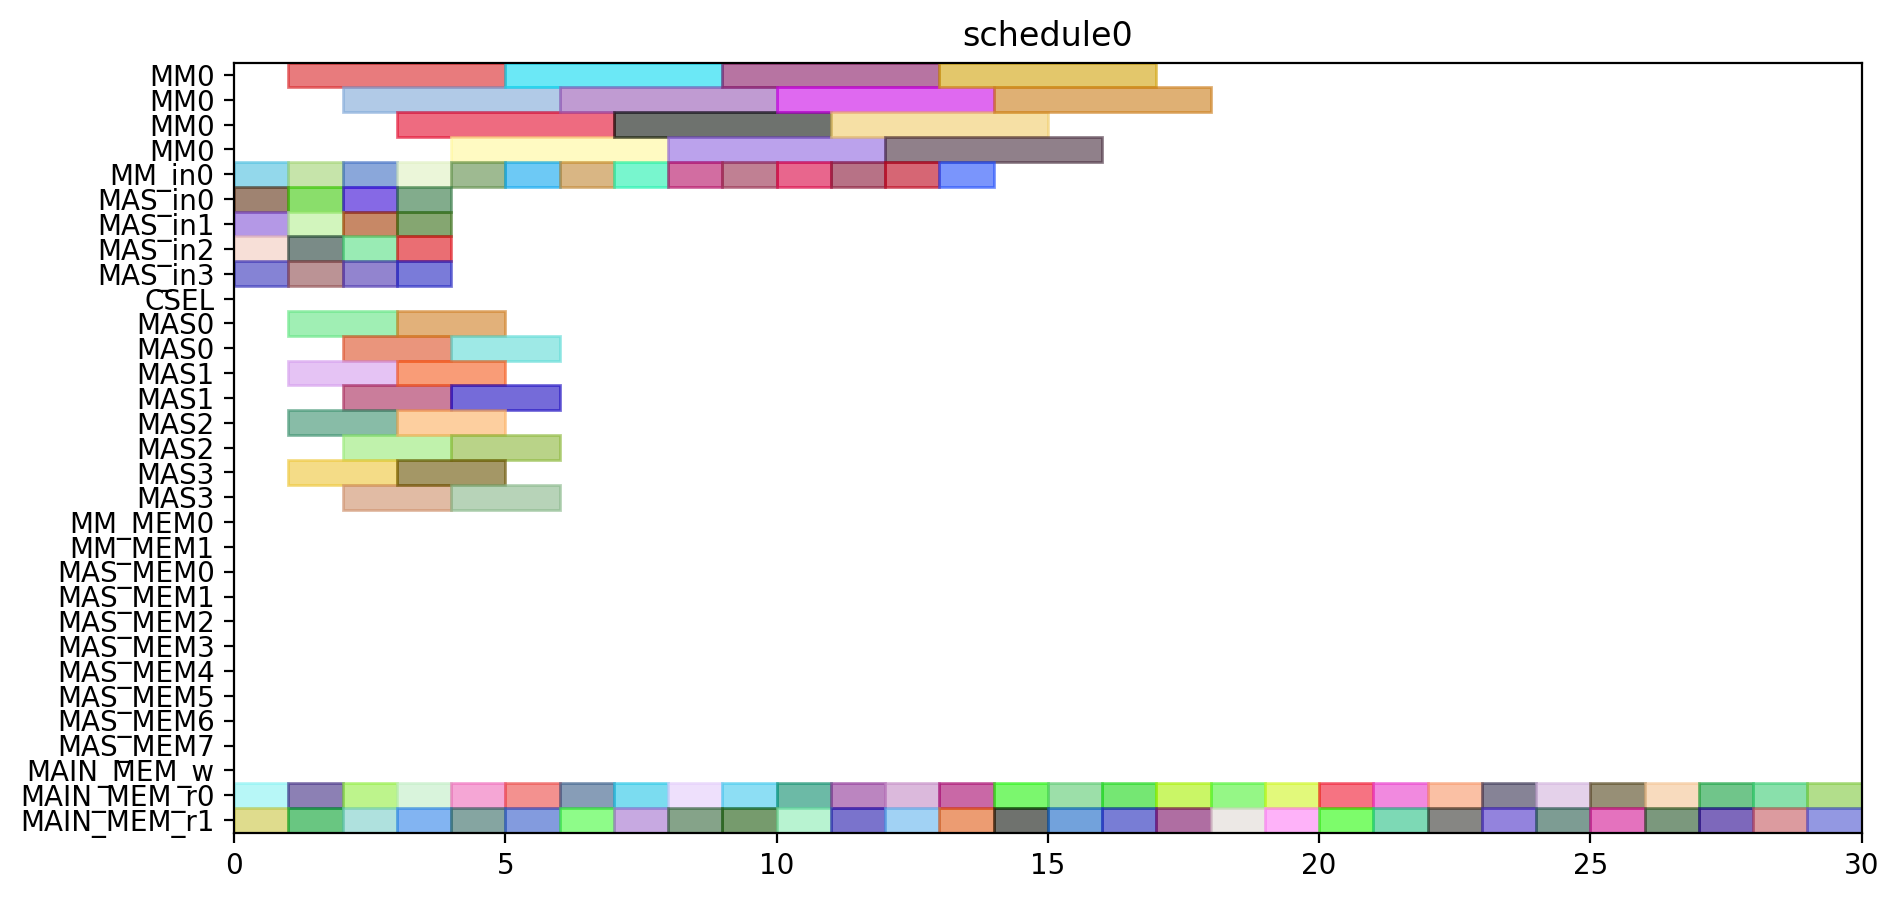

Write Python code to recreate this figure.
from pyschedule import Scenario, solvers, plotters, alt


def solve():
	horizon = 95
	S = Scenario("schedule0", horizon=horizon)

	# resource
	MM = S.Resources('MM', num=1, size=4)
	MM_in = S.Resources('MM_in', num=1)
	MAS_in = S.Resources('MAS_in', num=4)
	CSEL = S.Resource('CSEL')
	MAS = S.Resources('MAS', num=4, size=2, periods=range(1, horizon))
	MM_MEM = S.Resources('MM_MEM', num=2)
	MAS_MEM = S.Resources('MAS_MEM', num=8)
	MAIN_MEM_w = S.Resource('MAIN_MEM_w', size=1)
	MAIN_MEM_r = S.Resources('MAIN_MEM_r', num=2)

	# result of previous scheduling

	# new tasks
	t1_t0 = S.Task('t1_t0', length=4, delay_cost=1)
	t1_t0 += alt(MM)
	t1_t0_in = S.Task('t1_t0_in', length=1, delay_cost=1)
	t1_t0_in += alt(MM_in)
	S += t1_t0>=t1_t0_in

	t1_t0_mem0 = S.Task('t1_t0_mem0', length=1, delay_cost=1)
	t1_t0_mem0 += MAIN_MEM_r[0]
	t1_t0_mem1 = S.Task('t1_t0_mem1', length=1, delay_cost=1)
	t1_t0_mem1 += MAIN_MEM_r[1]
	t1_t1 = S.Task('t1_t1', length=4, delay_cost=1)
	t1_t1 += alt(MM)
	t1_t1_in = S.Task('t1_t1_in', length=1, delay_cost=1)
	t1_t1_in += alt(MM_in)
	S += t1_t1>=t1_t1_in

	t1_t1_mem0 = S.Task('t1_t1_mem0', length=1, delay_cost=1)
	t1_t1_mem0 += MAIN_MEM_r[0]
	t1_t1_mem1 = S.Task('t1_t1_mem1', length=1, delay_cost=1)
	t1_t1_mem1 += MAIN_MEM_r[1]
	t1_t2 = S.Task('t1_t2', length=2, delay_cost=1)
	t1_t2 += alt(MAS)
	t1_t2_in = S.Task('t1_t2_in', length=1, delay_cost=1)
	t1_t2_in += alt(MAS_in)
	S += t1_t2_in*MAS_in[0]<=t1_t2*MAS[0]

	S += t1_t2_in*MAS_in[1]<=t1_t2*MAS[1]

	S += t1_t2_in*MAS_in[2]<=t1_t2*MAS[2]

	S += t1_t2_in*MAS_in[3]<=t1_t2*MAS[3]

	t1_t2_mem0 = S.Task('t1_t2_mem0', length=1, delay_cost=1)
	t1_t2_mem0 += MAIN_MEM_r[0]
	t1_t2_mem1 = S.Task('t1_t2_mem1', length=1, delay_cost=1)
	t1_t2_mem1 += MAIN_MEM_r[1]
	t1_t3 = S.Task('t1_t3', length=2, delay_cost=1)
	t1_t3 += alt(MAS)
	t1_t3_in = S.Task('t1_t3_in', length=1, delay_cost=1)
	t1_t3_in += alt(MAS_in)
	S += t1_t3_in*MAS_in[0]<=t1_t3*MAS[0]

	S += t1_t3_in*MAS_in[1]<=t1_t3*MAS[1]

	S += t1_t3_in*MAS_in[2]<=t1_t3*MAS[2]

	S += t1_t3_in*MAS_in[3]<=t1_t3*MAS[3]

	t1_t3_mem0 = S.Task('t1_t3_mem0', length=1, delay_cost=1)
	t1_t3_mem0 += MAIN_MEM_r[0]
	t1_t3_mem1 = S.Task('t1_t3_mem1', length=1, delay_cost=1)
	t1_t3_mem1 += MAIN_MEM_r[1]
	t2_t0 = S.Task('t2_t0', length=4, delay_cost=1)
	t2_t0 += alt(MM)
	t2_t0_in = S.Task('t2_t0_in', length=1, delay_cost=1)
	t2_t0_in += alt(MM_in)
	S += t2_t0>=t2_t0_in

	t2_t0_mem0 = S.Task('t2_t0_mem0', length=1, delay_cost=1)
	t2_t0_mem0 += MAIN_MEM_r[0]
	t2_t0_mem1 = S.Task('t2_t0_mem1', length=1, delay_cost=1)
	t2_t0_mem1 += MAIN_MEM_r[1]
	t2_t1 = S.Task('t2_t1', length=4, delay_cost=1)
	t2_t1 += alt(MM)
	t2_t1_in = S.Task('t2_t1_in', length=1, delay_cost=1)
	t2_t1_in += alt(MM_in)
	S += t2_t1>=t2_t1_in

	t2_t1_mem0 = S.Task('t2_t1_mem0', length=1, delay_cost=1)
	t2_t1_mem0 += MAIN_MEM_r[0]
	t2_t1_mem1 = S.Task('t2_t1_mem1', length=1, delay_cost=1)
	t2_t1_mem1 += MAIN_MEM_r[1]
	t2_t2 = S.Task('t2_t2', length=2, delay_cost=1)
	t2_t2 += alt(MAS)
	t2_t2_in = S.Task('t2_t2_in', length=1, delay_cost=1)
	t2_t2_in += alt(MAS_in)
	S += t2_t2_in*MAS_in[0]<=t2_t2*MAS[0]

	S += t2_t2_in*MAS_in[1]<=t2_t2*MAS[1]

	S += t2_t2_in*MAS_in[2]<=t2_t2*MAS[2]

	S += t2_t2_in*MAS_in[3]<=t2_t2*MAS[3]

	t2_t2_mem0 = S.Task('t2_t2_mem0', length=1, delay_cost=1)
	t2_t2_mem0 += MAIN_MEM_r[0]
	t2_t2_mem1 = S.Task('t2_t2_mem1', length=1, delay_cost=1)
	t2_t2_mem1 += MAIN_MEM_r[1]
	t2_t3 = S.Task('t2_t3', length=2, delay_cost=1)
	t2_t3 += alt(MAS)
	t2_t3_in = S.Task('t2_t3_in', length=1, delay_cost=1)
	t2_t3_in += alt(MAS_in)
	S += t2_t3_in*MAS_in[0]<=t2_t3*MAS[0]

	S += t2_t3_in*MAS_in[1]<=t2_t3*MAS[1]

	S += t2_t3_in*MAS_in[2]<=t2_t3*MAS[2]

	S += t2_t3_in*MAS_in[3]<=t2_t3*MAS[3]

	t2_t3_mem0 = S.Task('t2_t3_mem0', length=1, delay_cost=1)
	t2_t3_mem0 += MAIN_MEM_r[0]
	t2_t3_mem1 = S.Task('t2_t3_mem1', length=1, delay_cost=1)
	t2_t3_mem1 += MAIN_MEM_r[1]
	t0_t0 = S.Task('t0_t0', length=4, delay_cost=1)
	t0_t0 += alt(MM)
	t0_t0_in = S.Task('t0_t0_in', length=1, delay_cost=1)
	t0_t0_in += alt(MM_in)
	S += t0_t0>=t0_t0_in

	t0_t0_mem0 = S.Task('t0_t0_mem0', length=1, delay_cost=1)
	t0_t0_mem0 += MAIN_MEM_r[0]
	t0_t0_mem1 = S.Task('t0_t0_mem1', length=1, delay_cost=1)
	t0_t0_mem1 += MAIN_MEM_r[1]
	t0_t1 = S.Task('t0_t1', length=4, delay_cost=1)
	t0_t1 += alt(MM)
	t0_t1_in = S.Task('t0_t1_in', length=1, delay_cost=1)
	t0_t1_in += alt(MM_in)
	S += t0_t1>=t0_t1_in

	t0_t1_mem0 = S.Task('t0_t1_mem0', length=1, delay_cost=1)
	t0_t1_mem0 += MAIN_MEM_r[0]
	t0_t1_mem1 = S.Task('t0_t1_mem1', length=1, delay_cost=1)
	t0_t1_mem1 += MAIN_MEM_r[1]
	t0_t2 = S.Task('t0_t2', length=2, delay_cost=1)
	t0_t2 += alt(MAS)
	t0_t2_in = S.Task('t0_t2_in', length=1, delay_cost=1)
	t0_t2_in += alt(MAS_in)
	S += t0_t2_in*MAS_in[0]<=t0_t2*MAS[0]

	S += t0_t2_in*MAS_in[1]<=t0_t2*MAS[1]

	S += t0_t2_in*MAS_in[2]<=t0_t2*MAS[2]

	S += t0_t2_in*MAS_in[3]<=t0_t2*MAS[3]

	t0_t2_mem0 = S.Task('t0_t2_mem0', length=1, delay_cost=1)
	t0_t2_mem0 += MAIN_MEM_r[0]
	t0_t2_mem1 = S.Task('t0_t2_mem1', length=1, delay_cost=1)
	t0_t2_mem1 += MAIN_MEM_r[1]
	t0_t3 = S.Task('t0_t3', length=2, delay_cost=1)
	t0_t3 += alt(MAS)
	t0_t3_in = S.Task('t0_t3_in', length=1, delay_cost=1)
	t0_t3_in += alt(MAS_in)
	S += t0_t3_in*MAS_in[0]<=t0_t3*MAS[0]

	S += t0_t3_in*MAS_in[1]<=t0_t3*MAS[1]

	S += t0_t3_in*MAS_in[2]<=t0_t3*MAS[2]

	S += t0_t3_in*MAS_in[3]<=t0_t3*MAS[3]

	t0_t3_mem0 = S.Task('t0_t3_mem0', length=1, delay_cost=1)
	t0_t3_mem0 += MAIN_MEM_r[0]
	t0_t3_mem1 = S.Task('t0_t3_mem1', length=1, delay_cost=1)
	t0_t3_mem1 += MAIN_MEM_r[1]
	t4_t0_t0 = S.Task('t4_t0_t0', length=4, delay_cost=1)
	t4_t0_t0 += alt(MM)
	t4_t0_t0_in = S.Task('t4_t0_t0_in', length=1, delay_cost=1)
	t4_t0_t0_in += alt(MM_in)
	S += t4_t0_t0>=t4_t0_t0_in

	t4_t0_t0_mem0 = S.Task('t4_t0_t0_mem0', length=1, delay_cost=1)
	t4_t0_t0_mem0 += MAIN_MEM_r[0]
	t4_t0_t0_mem1 = S.Task('t4_t0_t0_mem1', length=1, delay_cost=1)
	t4_t0_t0_mem1 += MAIN_MEM_r[1]
	t4_t0_t1 = S.Task('t4_t0_t1', length=4, delay_cost=1)
	t4_t0_t1 += alt(MM)
	t4_t0_t1_in = S.Task('t4_t0_t1_in', length=1, delay_cost=1)
	t4_t0_t1_in += alt(MM_in)
	S += t4_t0_t1>=t4_t0_t1_in

	t4_t0_t1_mem0 = S.Task('t4_t0_t1_mem0', length=1, delay_cost=1)
	t4_t0_t1_mem0 += MAIN_MEM_r[0]
	t4_t0_t1_mem1 = S.Task('t4_t0_t1_mem1', length=1, delay_cost=1)
	t4_t0_t1_mem1 += MAIN_MEM_r[1]
	t4_t0_t2 = S.Task('t4_t0_t2', length=2, delay_cost=1)
	t4_t0_t2 += alt(MAS)
	t4_t0_t2_in = S.Task('t4_t0_t2_in', length=1, delay_cost=1)
	t4_t0_t2_in += alt(MAS_in)
	S += t4_t0_t2_in*MAS_in[0]<=t4_t0_t2*MAS[0]

	S += t4_t0_t2_in*MAS_in[1]<=t4_t0_t2*MAS[1]

	S += t4_t0_t2_in*MAS_in[2]<=t4_t0_t2*MAS[2]

	S += t4_t0_t2_in*MAS_in[3]<=t4_t0_t2*MAS[3]

	t4_t0_t2_mem0 = S.Task('t4_t0_t2_mem0', length=1, delay_cost=1)
	t4_t0_t2_mem0 += MAIN_MEM_r[0]
	t4_t0_t2_mem1 = S.Task('t4_t0_t2_mem1', length=1, delay_cost=1)
	t4_t0_t2_mem1 += MAIN_MEM_r[1]
	t4_t0_t3 = S.Task('t4_t0_t3', length=2, delay_cost=1)
	t4_t0_t3 += alt(MAS)
	t4_t0_t3_in = S.Task('t4_t0_t3_in', length=1, delay_cost=1)
	t4_t0_t3_in += alt(MAS_in)
	S += t4_t0_t3_in*MAS_in[0]<=t4_t0_t3*MAS[0]

	S += t4_t0_t3_in*MAS_in[1]<=t4_t0_t3*MAS[1]

	S += t4_t0_t3_in*MAS_in[2]<=t4_t0_t3*MAS[2]

	S += t4_t0_t3_in*MAS_in[3]<=t4_t0_t3*MAS[3]

	t4_t0_t3_mem0 = S.Task('t4_t0_t3_mem0', length=1, delay_cost=1)
	t4_t0_t3_mem0 += MAIN_MEM_r[0]
	t4_t0_t3_mem1 = S.Task('t4_t0_t3_mem1', length=1, delay_cost=1)
	t4_t0_t3_mem1 += MAIN_MEM_r[1]
	t4_t1_t0 = S.Task('t4_t1_t0', length=4, delay_cost=1)
	t4_t1_t0 += alt(MM)
	t4_t1_t0_in = S.Task('t4_t1_t0_in', length=1, delay_cost=1)
	t4_t1_t0_in += alt(MM_in)
	S += t4_t1_t0>=t4_t1_t0_in

	t4_t1_t0_mem0 = S.Task('t4_t1_t0_mem0', length=1, delay_cost=1)
	t4_t1_t0_mem0 += MAIN_MEM_r[0]
	t4_t1_t0_mem1 = S.Task('t4_t1_t0_mem1', length=1, delay_cost=1)
	t4_t1_t0_mem1 += MAIN_MEM_r[1]
	t4_t1_t1 = S.Task('t4_t1_t1', length=4, delay_cost=1)
	t4_t1_t1 += alt(MM)
	t4_t1_t1_in = S.Task('t4_t1_t1_in', length=1, delay_cost=1)
	t4_t1_t1_in += alt(MM_in)
	S += t4_t1_t1>=t4_t1_t1_in

	t4_t1_t1_mem0 = S.Task('t4_t1_t1_mem0', length=1, delay_cost=1)
	t4_t1_t1_mem0 += MAIN_MEM_r[0]
	t4_t1_t1_mem1 = S.Task('t4_t1_t1_mem1', length=1, delay_cost=1)
	t4_t1_t1_mem1 += MAIN_MEM_r[1]
	t4_t1_t2 = S.Task('t4_t1_t2', length=2, delay_cost=1)
	t4_t1_t2 += alt(MAS)
	t4_t1_t2_in = S.Task('t4_t1_t2_in', length=1, delay_cost=1)
	t4_t1_t2_in += alt(MAS_in)
	S += t4_t1_t2_in*MAS_in[0]<=t4_t1_t2*MAS[0]

	S += t4_t1_t2_in*MAS_in[1]<=t4_t1_t2*MAS[1]

	S += t4_t1_t2_in*MAS_in[2]<=t4_t1_t2*MAS[2]

	S += t4_t1_t2_in*MAS_in[3]<=t4_t1_t2*MAS[3]

	t4_t1_t2_mem0 = S.Task('t4_t1_t2_mem0', length=1, delay_cost=1)
	t4_t1_t2_mem0 += MAIN_MEM_r[0]
	t4_t1_t2_mem1 = S.Task('t4_t1_t2_mem1', length=1, delay_cost=1)
	t4_t1_t2_mem1 += MAIN_MEM_r[1]
	t4_t1_t3 = S.Task('t4_t1_t3', length=2, delay_cost=1)
	t4_t1_t3 += alt(MAS)
	t4_t1_t3_in = S.Task('t4_t1_t3_in', length=1, delay_cost=1)
	t4_t1_t3_in += alt(MAS_in)
	S += t4_t1_t3_in*MAS_in[0]<=t4_t1_t3*MAS[0]

	S += t4_t1_t3_in*MAS_in[1]<=t4_t1_t3*MAS[1]

	S += t4_t1_t3_in*MAS_in[2]<=t4_t1_t3*MAS[2]

	S += t4_t1_t3_in*MAS_in[3]<=t4_t1_t3*MAS[3]

	t4_t1_t3_mem0 = S.Task('t4_t1_t3_mem0', length=1, delay_cost=1)
	t4_t1_t3_mem0 += MAIN_MEM_r[0]
	t4_t1_t3_mem1 = S.Task('t4_t1_t3_mem1', length=1, delay_cost=1)
	t4_t1_t3_mem1 += MAIN_MEM_r[1]
	t4_t2_t0 = S.Task('t4_t2_t0', length=4, delay_cost=1)
	t4_t2_t0 += alt(MM)
	t4_t2_t0_in = S.Task('t4_t2_t0_in', length=1, delay_cost=1)
	t4_t2_t0_in += alt(MM_in)
	S += t4_t2_t0>=t4_t2_t0_in

	t4_t2_t0_mem0 = S.Task('t4_t2_t0_mem0', length=1, delay_cost=1)
	t4_t2_t0_mem0 += MAIN_MEM_r[0]
	t4_t2_t0_mem1 = S.Task('t4_t2_t0_mem1', length=1, delay_cost=1)
	t4_t2_t0_mem1 += MAIN_MEM_r[1]
	t4_t2_t1 = S.Task('t4_t2_t1', length=4, delay_cost=1)
	t4_t2_t1 += alt(MM)
	t4_t2_t1_in = S.Task('t4_t2_t1_in', length=1, delay_cost=1)
	t4_t2_t1_in += alt(MM_in)
	S += t4_t2_t1>=t4_t2_t1_in

	t4_t2_t1_mem0 = S.Task('t4_t2_t1_mem0', length=1, delay_cost=1)
	t4_t2_t1_mem0 += MAIN_MEM_r[0]
	t4_t2_t1_mem1 = S.Task('t4_t2_t1_mem1', length=1, delay_cost=1)
	t4_t2_t1_mem1 += MAIN_MEM_r[1]
	t4_t2_t2 = S.Task('t4_t2_t2', length=2, delay_cost=1)
	t4_t2_t2 += alt(MAS)
	t4_t2_t2_in = S.Task('t4_t2_t2_in', length=1, delay_cost=1)
	t4_t2_t2_in += alt(MAS_in)
	S += t4_t2_t2_in*MAS_in[0]<=t4_t2_t2*MAS[0]

	S += t4_t2_t2_in*MAS_in[1]<=t4_t2_t2*MAS[1]

	S += t4_t2_t2_in*MAS_in[2]<=t4_t2_t2*MAS[2]

	S += t4_t2_t2_in*MAS_in[3]<=t4_t2_t2*MAS[3]

	t4_t2_t2_mem0 = S.Task('t4_t2_t2_mem0', length=1, delay_cost=1)
	t4_t2_t2_mem0 += MAIN_MEM_r[0]
	t4_t2_t2_mem1 = S.Task('t4_t2_t2_mem1', length=1, delay_cost=1)
	t4_t2_t2_mem1 += MAIN_MEM_r[1]
	t4_t2_t3 = S.Task('t4_t2_t3', length=2, delay_cost=1)
	t4_t2_t3 += alt(MAS)
	t4_t2_t3_in = S.Task('t4_t2_t3_in', length=1, delay_cost=1)
	t4_t2_t3_in += alt(MAS_in)
	S += t4_t2_t3_in*MAS_in[0]<=t4_t2_t3*MAS[0]

	S += t4_t2_t3_in*MAS_in[1]<=t4_t2_t3*MAS[1]

	S += t4_t2_t3_in*MAS_in[2]<=t4_t2_t3*MAS[2]

	S += t4_t2_t3_in*MAS_in[3]<=t4_t2_t3*MAS[3]

	t4_t2_t3_mem0 = S.Task('t4_t2_t3_mem0', length=1, delay_cost=1)
	t4_t2_t3_mem0 += MAIN_MEM_r[0]
	t4_t2_t3_mem1 = S.Task('t4_t2_t3_mem1', length=1, delay_cost=1)
	t4_t2_t3_mem1 += MAIN_MEM_r[1]
	t4_t40 = S.Task('t4_t40', length=2, delay_cost=1)
	t4_t40 += alt(MAS)
	t4_t40_in = S.Task('t4_t40_in', length=1, delay_cost=1)
	t4_t40_in += alt(MAS_in)
	S += t4_t40_in*MAS_in[0]<=t4_t40*MAS[0]

	S += t4_t40_in*MAS_in[1]<=t4_t40*MAS[1]

	S += t4_t40_in*MAS_in[2]<=t4_t40*MAS[2]

	S += t4_t40_in*MAS_in[3]<=t4_t40*MAS[3]

	t4_t40_mem0 = S.Task('t4_t40_mem0', length=1, delay_cost=1)
	t4_t40_mem0 += MAIN_MEM_r[0]
	t4_t40_mem1 = S.Task('t4_t40_mem1', length=1, delay_cost=1)
	t4_t40_mem1 += MAIN_MEM_r[1]
	t4_t41 = S.Task('t4_t41', length=2, delay_cost=1)
	t4_t41 += alt(MAS)
	t4_t41_in = S.Task('t4_t41_in', length=1, delay_cost=1)
	t4_t41_in += alt(MAS_in)
	S += t4_t41_in*MAS_in[0]<=t4_t41*MAS[0]

	S += t4_t41_in*MAS_in[1]<=t4_t41*MAS[1]

	S += t4_t41_in*MAS_in[2]<=t4_t41*MAS[2]

	S += t4_t41_in*MAS_in[3]<=t4_t41*MAS[3]

	t4_t41_mem0 = S.Task('t4_t41_mem0', length=1, delay_cost=1)
	t4_t41_mem0 += MAIN_MEM_r[0]
	t4_t41_mem1 = S.Task('t4_t41_mem1', length=1, delay_cost=1)
	t4_t41_mem1 += MAIN_MEM_r[1]
	t4_t50 = S.Task('t4_t50', length=2, delay_cost=1)
	t4_t50 += alt(MAS)
	t4_t50_in = S.Task('t4_t50_in', length=1, delay_cost=1)
	t4_t50_in += alt(MAS_in)
	S += t4_t50_in*MAS_in[0]<=t4_t50*MAS[0]

	S += t4_t50_in*MAS_in[1]<=t4_t50*MAS[1]

	S += t4_t50_in*MAS_in[2]<=t4_t50*MAS[2]

	S += t4_t50_in*MAS_in[3]<=t4_t50*MAS[3]

	t4_t50_mem0 = S.Task('t4_t50_mem0', length=1, delay_cost=1)
	t4_t50_mem0 += MAIN_MEM_r[0]
	t4_t50_mem1 = S.Task('t4_t50_mem1', length=1, delay_cost=1)
	t4_t50_mem1 += MAIN_MEM_r[1]
	t4_t51 = S.Task('t4_t51', length=2, delay_cost=1)
	t4_t51 += alt(MAS)
	t4_t51_in = S.Task('t4_t51_in', length=1, delay_cost=1)
	t4_t51_in += alt(MAS_in)
	S += t4_t51_in*MAS_in[0]<=t4_t51*MAS[0]

	S += t4_t51_in*MAS_in[1]<=t4_t51*MAS[1]

	S += t4_t51_in*MAS_in[2]<=t4_t51*MAS[2]

	S += t4_t51_in*MAS_in[3]<=t4_t51*MAS[3]

	t4_t51_mem0 = S.Task('t4_t51_mem0', length=1, delay_cost=1)
	t4_t51_mem0 += MAIN_MEM_r[0]
	t4_t51_mem1 = S.Task('t4_t51_mem1', length=1, delay_cost=1)
	t4_t51_mem1 += MAIN_MEM_r[1]
	t4_t8_t0 = S.Task('t4_t8_t0', length=4, delay_cost=1)
	t4_t8_t0 += alt(MM)
	t4_t8_t0_in = S.Task('t4_t8_t0_in', length=1, delay_cost=1)
	t4_t8_t0_in += alt(MM_in)
	S += t4_t8_t0>=t4_t8_t0_in

	t4_t8_t0_mem0 = S.Task('t4_t8_t0_mem0', length=1, delay_cost=1)
	t4_t8_t0_mem0 += MAIN_MEM_r[0]
	t4_t8_t0_mem1 = S.Task('t4_t8_t0_mem1', length=1, delay_cost=1)
	t4_t8_t0_mem1 += MAIN_MEM_r[1]
	t4_t8_t1 = S.Task('t4_t8_t1', length=4, delay_cost=1)
	t4_t8_t1 += alt(MM)
	t4_t8_t1_in = S.Task('t4_t8_t1_in', length=1, delay_cost=1)
	t4_t8_t1_in += alt(MM_in)
	S += t4_t8_t1>=t4_t8_t1_in

	t4_t8_t1_mem0 = S.Task('t4_t8_t1_mem0', length=1, delay_cost=1)
	t4_t8_t1_mem0 += MAIN_MEM_r[0]
	t4_t8_t1_mem1 = S.Task('t4_t8_t1_mem1', length=1, delay_cost=1)
	t4_t8_t1_mem1 += MAIN_MEM_r[1]
	solvers.mip.solve(S,msg=1,kind='CPLEX',ratio_gap=1.01)

	solution = [['hoge']*len(S.solution()[1]) for i in range(len(S.solution()))]
	for i in range(len(S.solution())):
		for j in range(len(S.solution()[i])):
			solution[i][j]=str(S.solution()[i][j])
	print(solution)

	cycles = int(solution[-1][3])

	pic_file_name = "/home/mfukuda/ABE/multiRAM_multiMAS_16mux/scheduling_result/stage4MM1_stage2MAS4/SPARSE/schedule0.png"
	if(S.solution() != []):
		plotters.matplotlib.plot(S,img_filename=pic_file_name, show_task_labels=False, fig_size=(cycles*0.25+3, 5))

	return solution
